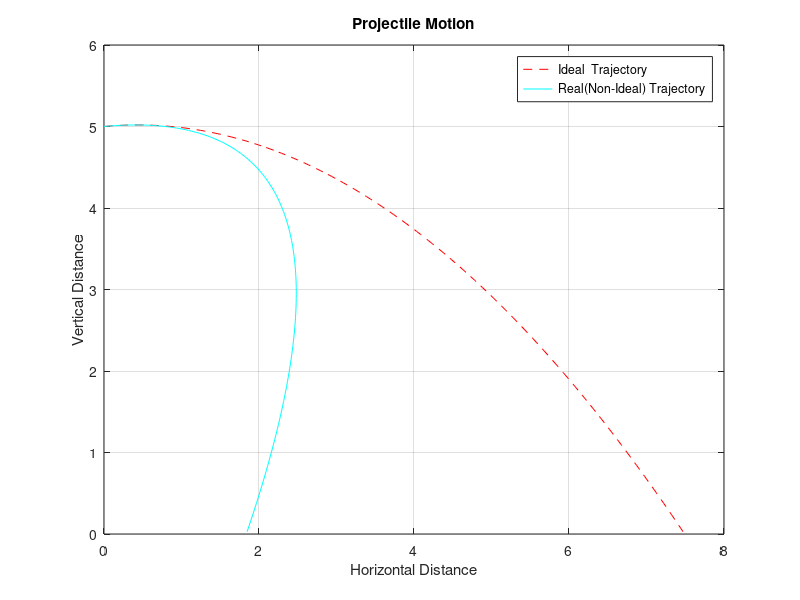

The MATLAB script that drew this image:
hi = input('What is the initial height? ');
vi = input('What is the initial velocity? ');
theta = input('What is the angle in degrees? ');
axi = input('What is the magnitude of the acceleration in x? ');
ayi = input('What is the magnitude of the acceleration in y? ');

t = 0:0.01:10000;

if ayi ~= 0
    ayi = -ayi;
    axi = -axi;
    
    %x-component
    vix = vi*cosd(theta);
    x = vix.*t + (1/2)*axi*(t.^2);
    
    xi = vix.*t;

    %y-component
    viy = vi*sind(theta);
    y = hi + viy.*t + (1/2)*ayi*(t.^2); 
    
    neg_y = y<0;
    x(neg_y) = [];
    xi(neg_y) = [];
    y(neg_y) = [];
   
    plot(xi,y,'--r');
    hold on
    plot(x,y,'-c');
    grid on;
    legend('Ideal  Trajectory','Real(Non-Ideal) Trajectory')
    xlabel('Horizontal Distance');
    ylabel('Vertical Distance');
    title('Projectile Motion');
    
else
    disp ('Invalid Input. Acceleration in y must not be 0')
end
